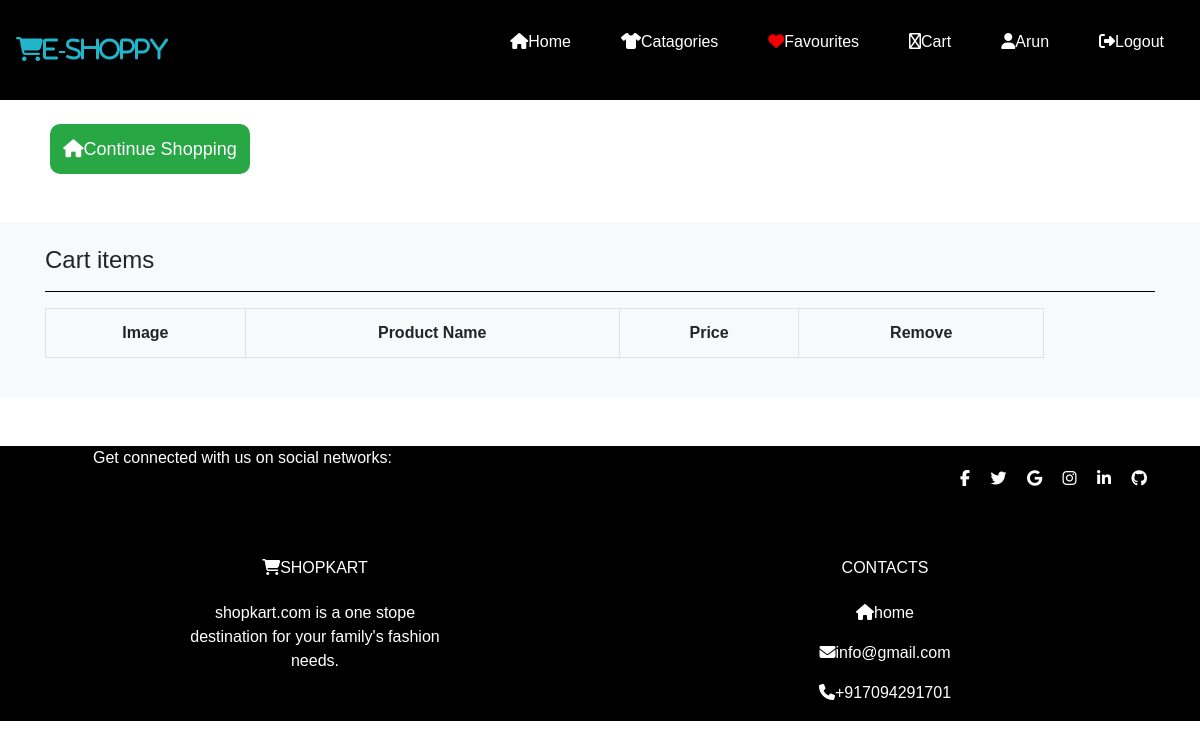
/favouritepage (signed in), run on an earlier commit of the app's database.
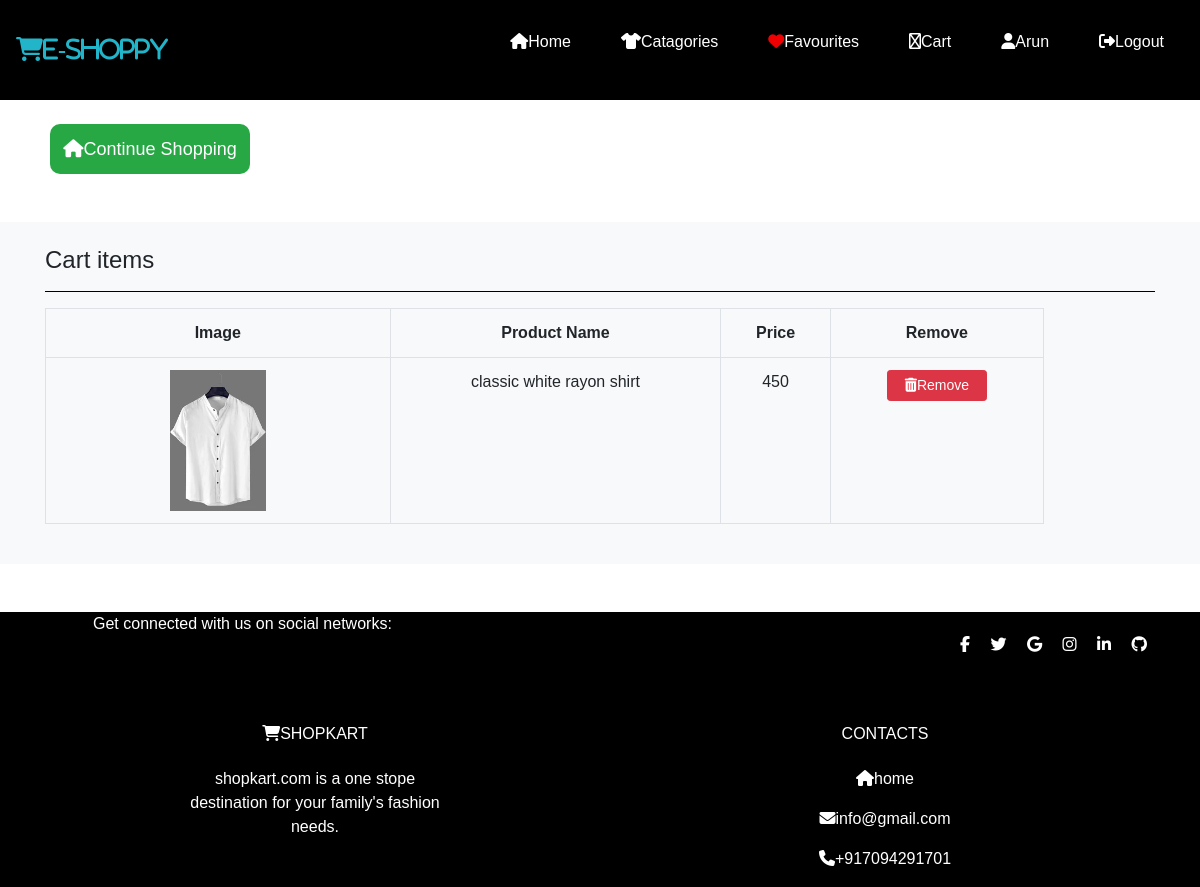
And on a later commit of the database.
### app/models.py (models this page shows, shortened)
class favourite(models.Model):
    user=models.ForeignKey(User,on_delete=models.CASCADE)
    product=models.ForeignKey(Product,on_delete=models.CASCADE)
    created_at=models.DateTimeField(auto_now_add=True)

class Product(models.Model):
    catagories=models.ForeignKey(Catagories, on_delete=models.CASCADE,null=True,blank=True)
    name=models.CharField(max_length=150,null=True,blank=True)
    vendor=models.CharField( max_length=50,null=True,blank=True)
    quantity=models.IntegerField(null=False,blank=False)
    old_price=models.FloatField(null=False,blank=False)
    new_price=models.FloatField(null=False,blank=False)
    pro_image=models.ImageField(upload_to=getfilename, height_field=None, width_field=None, max_length=None,null=True,blank=True)
    description=models.TextField(max_length=500)
    status=models.BooleanField(default=False,help_text="0-default,1-hidden")
    trending=models.BooleanField(default=False,help_text="0-default,1-trending")
    created=models.DateTimeField(auto_now_add=True)

### app/views.py (the view)
# urls.py: path("favouritepage",views.favouritepage,name="favouritepage"),
def favouritepage(request):
    if request.user.is_authenticated:
        fav=favourite.objects.filter(user=request.user)
        context={
            'fav':fav
        }
        return render(request,'favouritepage.html',context)
    else:
        return redirect('home')

### templates/favouritepage.html (shortened to what this page needs)
{% extends 'base.html' %}
{% block content %}
{% load static %}
<link rel="stylesheet" href="https://cdnjs.cloudflare.com/ajax/libs/font-awesome/6.4.0/css/fontawesome.min.css" />
<link rel="stylesheet" href="https://cdnjs.cloudflare.com/ajax/libs/font-awesome/4.7.0/css/font-awesome.min.css">
<link rel="stylesheet" href="https://cdn.jsdelivr.net/npm/bootstrap@4.3.1/dist/css/bootstrap.min.css">
<link rel="stylesheet" href="{% static 'css/cart.css' %}">
<br>
<button id="back" class="bg-success">
    <a href=" {% url 'collections' %} "><i class="fa fa-house"></i>continue shopping</a>
</button>
<section class="bg-light py-4 my-5">
    <div class="container">
        <div class="row">
            <div class="col-12">
                <h4 class="mb-3">Cart items</h4>
                <hr style="border-color:black">
            </div>
        </div>
        <table class="table table-bordered text-center" style="width:90%;"cellpadding="10">
            <tr>
                <th>image</th>
                <th>product name</th>
                <th>price</th>
                <th>remove</th>
            </tr>
            {% for i in fav %}
                <tr>
                    <td><img src=" {{i.product.pro_image.url}}" style="height:15%;width:30%;" alt=""></td>
                    <td> {{i.product.name}} </td>
                    <td> {{i.product.new_price |stringformat:'d'}} </td>
                    <td> <a href="{% url 'removefav' i.id %}" class="btn btn-danger btn-sm" onclick="return confirm('Are you sure to remove this item from the cart?')" style="width:100px;color:white;"><i class="fa fa-trash"></i>Remove</a> </td>
                </tr>
            {% endfor %}
        </table>
    </div>
</section>
{% endblock content %}

What changed in the data, as far as the page shows it:
added favourite: product.pro_image (picture), product.name "classic white rayon shirt", product.new_price "450"
